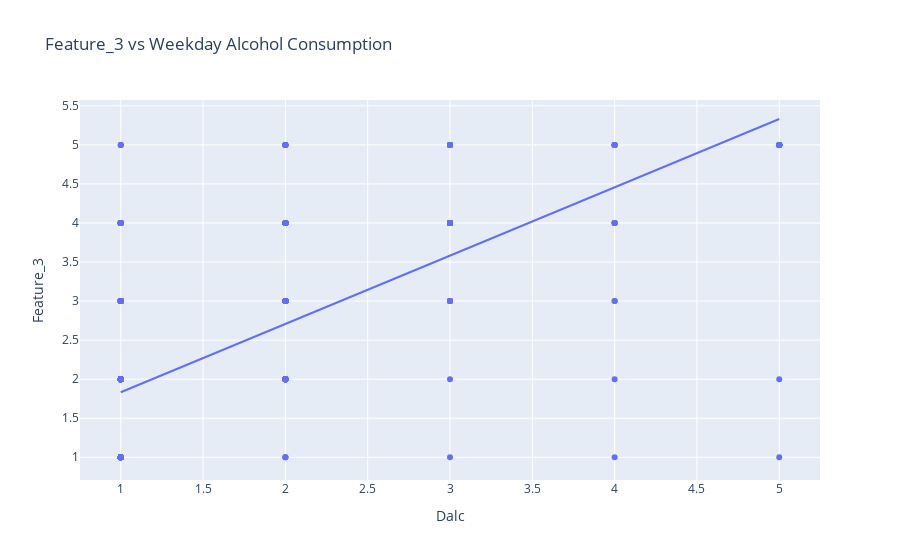

Source (notebook cell):
### Markdown cell above
Feature_3 is some index between 1-5

### Code cell
fig = px.scatter(df, x='Dalc', y='Feature_3', 
                 title='Feature_3 vs Weekday Alcohol Consumption',
                 trendline='ols')
fig.show()

### Figure 1 — Plotly figure (JSON) as saved in the notebook; plotly's stock layout.template omitted (floating-point values rounded to 4 significant figures; data arrays with more than 128 entries replaced by an {"elided": "..."} marker saying what was removed)
{"data": [{"hovertemplate": "Dalc=%{x}<br>Feature_3=%{y}<extra></extra>", "legendgroup": "", "marker": {"color": "#636efa", "symbol": "circle"}, "mode": "markers", "name": "", "orientation": "v", "showlegend": false, "type": "scatter", "x": {"elided": "649 int values"}, "xaxis": "x", "y": {"elided": "649 float values"}, "yaxis": "y"}, {"hovertemplate": "<b>OLS trendline</b><br>Feature_3 = 0.874824 * Dalc + 0.95723<br>R<sup>2</sup>=0.389842<br><br>Dalc=%{x}<br>Feature_3=%{y} <b>(trend)</b><extra></extra>", "legendgroup": "", "marker": {"color": "#636efa", "symbol": "circle"}, "mode": "lines", "name": "", "showlegend": false, "type": "scatter", "x": {"elided": "610 int values"}, "xaxis": "x", "y": {"elided": "610 float values"}, "yaxis": "y"}], "layout": {"legend": {"tracegroupgap": 0}, "title": {"text": "Feature_3 vs Weekday Alcohol Consumption"}, "xaxis": {"anchor": "y", "domain": [0, 1], "title": {"text": "Dalc"}}, "yaxis": {"anchor": "x", "domain": [0, 1], "title": {"text": "Feature_3"}}}}
